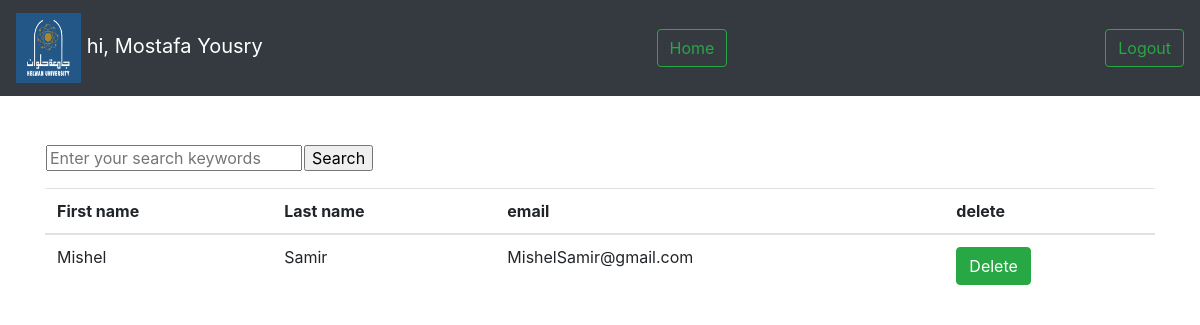
The page /views/admin_view_professor.php (signed in) on the database its author committed.
### tables this page shows
CREATE TABLE `user` (
  `id` int(11) NOT NULL,
  `type` varchar(100) NOT NULL,
  `username` varchar(100) NOT NULL,
  `password` varchar(100) NOT NULL,
  `email` varchar(100) NOT NULL,
  `fname` varchar(100) NOT NULL,
  `lname` varchar(100) NOT NULL,
  `age` int(11) NOT NULL,
  `phone` varchar(100) NOT NULL,
  `address` varchar(100) NOT NULL,
  `photo` varchar(100) NOT NULL
);

### include/connect.php (called while the page is built)
<?php
$host = 'localhost';
$dbName = 'faculity';
$dbUser= 'root';
$dbPass = '';
?>

### include/DatabaseConnectionSingleton.php (called while the page is built, shortened)
<?php
class Singleton {
	private static  $uniqueinstance = null;
	public static function getinstance()
	{
		if(@self::$uniqueinstance == null)
		{
			require 'connect.php';
			self::$uniqueinstance =  new mysqli($host, $dbUser, $dbPass, $dbName);
		}
		return self::$uniqueinstance;
	}
}
?>

### include/DatabaseClass.php (called while the page is built, shortened)
<?php
class database {
    public $conn;
	function __construct() {
		require_once 'connect.php';
		include_once 'DatabaseConnectionSingleton.php';
		$this->conn = Singleton::getinstance();
    }
	function check($sql)
	{
		if ($result = $this->conn->query($sql)) {
			$num = $result->num_rows;
			return $num;
        }
	}
	function display($sql)
	{
		if ($result = $this->conn->query($sql)) {
            $num = $result->num_rows;
            if ($num > 0) {
                for ($i = 0; $i < $num; $i++) {
                    $data[$i] = $result->fetch_array(MYSQLI_ASSOC);
                }return $data;
            }
        } else {
            throw new Exception("problem in query:".$sql);
        }
	}
}
?>

### views/admin_view_professor.php (the view, shortened to what this page needs)
<?php
if($_SESSION['username'] && $_SESSION['type'] == "admin")
{?>
<?php
	include_once '../include/DatabaseClass.php';
	$db = new database();
	$sql = "SELECT * FROM user WHERE type = 'professor'";
	$result = $db->display($sql);
	$numrows = $db->check($sql);
	?>
<head>
	<link rel="stylesheet" href="../bootstrap-4.6.1-dist/css/bootstrap.min.css">
	<link rel="stylesheet" href="../css/main.css">
</head>
<body>
	<nav class="navbar navbar-dark bg-dark">
        <a class="navbar-brand" href="#">
		<img src="../images/Assets/download (1).png" alt="" width="65" height="70">
            hi, <?php echo $_SESSION['fname'] . " " . $_SESSION['lname']; ?>
        </a>
		<form action="admin_home.php" method="post" class="form-inline" style="margin:0;">
			<button class="btn btn-outline-success my-2 my-sm-0" type="submit" name="submitLogout">Home</button>
		</form>
		<form action="../controller/LogoutController.php" method="post" class="form-inline" style="margin:0;">
			<button class="btn btn-outline-success my-2 my-sm-0" type="submit" name="submitLogout">Logout</button>
		</form>
    </nav>
	<div class="container mt-5">
<?php
    if (!$numrows) {
        echo '<p>No results found.</p>';
    }
	else {
    ?>
<form action="" method="GET" name="">
	<table>
		<tr>
			<td><input type="text" name="k" value="<?php echo isset($_GET['k']) ? $_GET['k'] : ''; ?>" placeholder="Enter your search keywords" /></td>
			<td><input type="submit" name="" value="Search" /></td>
		</tr>
	</table>
</form>
		<table class="table">
		  <thead>
			<tr>
			  <th scope="col">First name</th>
			  <th scope="col">Last name</th>
			  <th scope="col">email</th>
			  <th scope="col">delete</th>
			</tr>
		  </thead>
		  <tbody>
		    <?php for ($x = 0; $x < $numrows; $x++) { ?>
			<tr id="record_<?php echo $result[$x]['id']; ?>">
			  <td><?php echo $result[$x]['fname']; ?></td>
			  <td><?php echo $result[$x]['lname']; ?></td>
			  <td><?php echo $result[$x]['email']; ?></td>
			  <td><button type="button" id="delete" class="btn btn-success" onclick="DeleteUser(<?php echo $result[$x]['id']; ?>)">Delete</button></td>
			</tr>
			<?php } ?>
		  </tbody>
		</table>
		<?php
		}
		?>
</body>
<?php
}
else
{
	header("location:../index.php");
}
?>

### css/main.css (style rules this page uses)
body { margin: 0; padding: 0; }

### rows shown on the page
user: fname "Mishel", lname "Samir", email "MishelSamir@gmail.com"

### other values the page prints
$_SESSION['fname'] "Mostafa"
$_SESSION['lname'] "Yousry"
